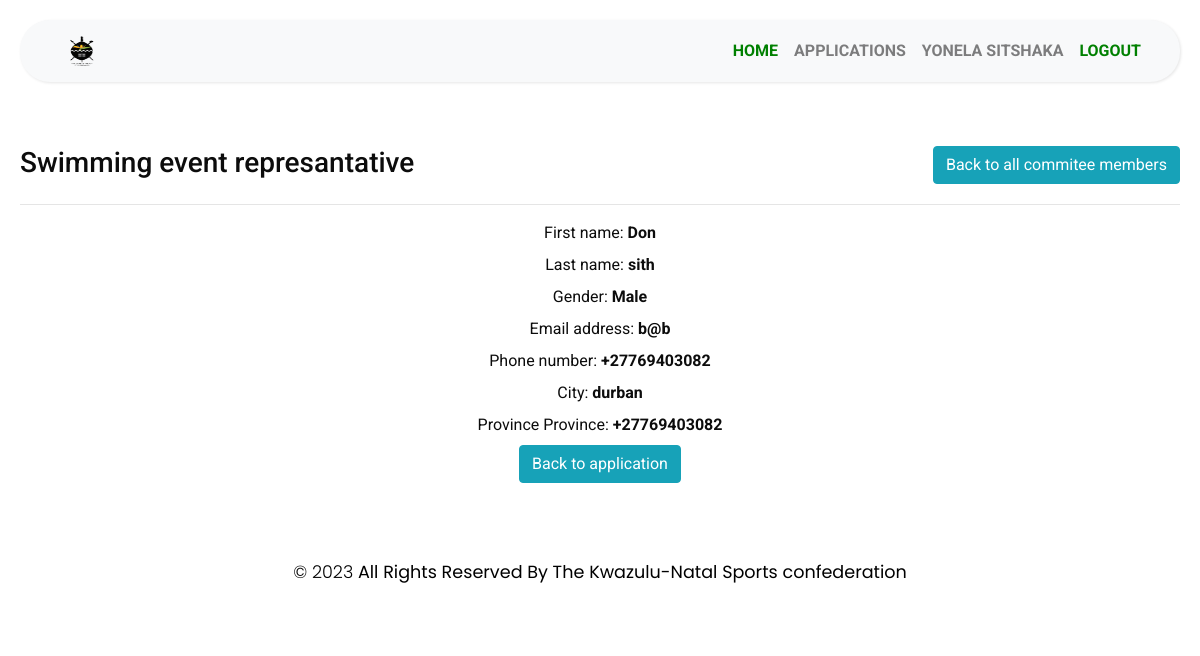
Page /CommitteeMemberDetails/1 (signed in) on the committed database.
### MyApp/models.py (models this page shows)
class Application(models.Model):
    ApplicationId = models.AutoField(primary_key=True)
    user = models.ForeignKey(User,blank=True,null=True,on_delete=models.CASCADE)
    FederationPersonel = models.ForeignKey(FederationPersonel,blank=True,null=True,on_delete=models.CASCADE)
    EventName = models.CharField(max_length=255)
    StartDate = models.DateTimeField(max_length=255)
    EndDate = models.DateTimeField(max_length=255)
    HostCity = models.CharField(max_length=255)
    HostProvince =models.CharField(max_length=255)
    ReportSubmitAgreement = models.BooleanField(default=False)
    NumberOfTeam = models.IntegerField()
    MethodOfSelection = models.CharField(max_length=255)
    SelectionApprovedDate = models.DateField(max_length=255)
    TravelDateTime = models.DateTimeField(max_length=255)
    ModeOfTravel = models.CharField(max_length=255)
    CodeOfConductAcceped = models.BooleanField(default=False)
    RegulationsInterestDeclaration  = models.CharField(max_length=300, default='NotProvided')
    RegulationsInterestDeclaration  = models.CharField(max_length=300, default='NotProvided')
    SelectionCriteriaProtocols = models.CharField(max_length=300, default='NotProvided')
    GeneralRegulationSelectionProcedure  =models.CharField(max_length=300, default='NotProvided')
    DocumentationOfSelectionSubmitted = models.CharField(max_length=300, default='NotProvided')
    TeamOfficialDuties = models.CharField(max_length=300, default='NotProvided')
    AcceptanceOfTeamAppointment = models.CharField(max_length=300, default='NotProvided')
    HighPerformancePlan = models.CharField(max_length=300, default='NotProvided')
    EventInvitation  = models.CharField(max_length=300, default='NotProvided')
    ApplicationDate  = models.DateTimeField(default=datetime.now())
    Step = models.CharField(max_length=255, default='start')
    ApplicationStatus = models.CharField(max_length=255, default='Oncreate')
    isHistory = models.BooleanField(default=False)
    DateCreated = models.DateTimeField(default=datetime.now())
    DeclineReason = models.TextField(blank=True, null=True)
    CancelReason = models.TextField(blank=True, null=True)
    ApparelLetters = models.CharField(max_length=300, blank=True, null=True)

class CommitteeMember(models.Model):
    CommitteeMemberId = models.AutoField(primary_key=True)
    application = models.ForeignKey(Application,blank=True,null=True,on_delete=models.CASCADE)
    FirstName = models.CharField(max_length=255)
    Surname = models.CharField(max_length=255)
    Gender = models.CharField(max_length=255)
    Email = models.CharField(max_length=255, default="email")
    PhoneNumber = models.CharField(max_length=255, default="number")
    City = models.CharField(max_length=255, default="city")
    Province = models.CharField(max_length=255, default="province")

### MyApp/views.py (the view)
# urls.py: path('CommitteeMemberDetails/<int:committeeMemberId>', views.CommitteeMemberDetails, name="CommitteeMemberDetails"),
def CommitteeMemberDetails(request, committeeMemberId):
    committeeMember = get_object_or_404(CommitteeMember, pk = committeeMemberId)
    application = committeeMember .application
    return render(request, 'MyApp/CommitteeMemberDetails.html', {"committeeMember":committeeMember,"application":application})

### MyApp/templates/MyApp/CommitteeMemberDetails.html (shortened to what this page needs)
{% extends "MyApp/base.html" %}
{% block content %}
    {% load static %}
    <div style="display:flex; justify-content:space-between;">
        <div>
        <h3>{{application.EventName}} represantative
        </div>
        <div>
            <a href="{% url 'Committee' applicationId=application.ApplicationId %}" class="btn btn-info">
                Back to all commitee members
            </a>
        </div>
    </div>
    <hr/>
    <div class="container">
        <center>
            <div>
                <label>First name: <b>{{committeeMember.FirstName}}</b></label><br/>
                <label>Last name: <b>{{committeeMember.Surname}}</b></label><br/>
                <label>Gender: <b>{{committeeMember.Gender}}</b></label><br/>
                <label>Email address: <b>{{committeeMember.Email}}</b></label><br/>
                <label>Phone number: <b>{{committeeMember.PhoneNumber}}</b></label><br/>
                <label>City: <b>{{committeeMember.City}}</b></label><br/>
                <label>Province Province: <b>{{committeeMember.PhoneNumber}}</b></label><br/>
                <div>
                    <a href="{% url 'Application_review' applicationId=application.ApplicationId %}" class="btn btn-info">
                        Back to application
                    </a>
                </div>
        </center>
    </div>
{% endblock %}

### MyApp/templates/MyApp/base.html (shortened to what this page needs)
<!DOCTYPE html>
<html>
<head>
    {%load static %}
    <link rel="stylesheet" href="{% static 'manageProfile/Profile.css' %}">
    <link rel="stylesheet" href="https://stackpath.bootstrapcdn.com/bootstrap/4.1.0/css/bootstrap.min.css">
    <link rel="stylesheet" href="{% static 'manageProfile/css/style5.css' %}">
    <link rel="stylesheet" href="{% static 'manageProfile/css/style.css' %}">
    <link rel="stylesheet" href="{% static 'manageProfile/css1/style.css' %}">
<link rel="stylesheet" type="text/css" href="{% static 'manageProfile/css1/bootstrap.css' %}" />
  <link rel="stylesheet" href="{% static 'manageProfile/css1/nice-select.min.css' %}">
  <link rel="stylesheet" type="text/css" href="https://cdnjs.cloudflare.com/ajax/libs/OwlCarousel2/2.3.4/assets/owl.carousel.min.css" />
  <link href="{% static 'manageProfile/css1/font-awesome.min.css' %}" rel="stylesheet" />
  <link href="{% static 'manageProfile/css1/style.css' %}" rel="stylesheet" />
  <link href="{% static 'manageProfile/css1/responsive.css' %}" rel="stylesheet" />
</head>
<body>
    <div class="wrapper" >
        <div id="content">
            <nav class="navbar navbar-expand-lg navbar-light bg-light" style="border-radius:30px">
                <div class="container-fluid" style="color: black;">
                    <a class="nav-link" href="{% url 'home' %}" style="color: green;"> <img style="width:inherit;width:30px;border-radius:12px;height:30px " src="{% static 'manageProfile/images/kzn-sports-confederation-logo.png' %}" class="thumbnail"/></a>
                    <div class="collapse navbar-collapse" id="navbarSupportedContent">
                      <ul class="nav navbar-nav ml-auto"style="color: azure;">
                            {% if user.is_authenticated %}
                                <li class="nav-item text-uppercase font-weight-bold">
                                    <a style="color: green;" class="nav-link"  href="{% url 'home' %}">Home</a>
                                </li>
                                {% if user.is_superuser %}
                                    {% comment %} <li class="nav-item">
                                        <a style="color: black;" class="nav-link" href="#"> Supper User State</a>
                                    </li> {% endcomment %}
                                    <li class="nav-item text-uppercase font-weight-bold">
                                        <a href="{% url 'Applications' %}" style="color: green;" class="nav-link" href="">Applications</a>
                                    </li>
                                {% else %}
                                    <li class="nav-item text-uppercase font-weight-bold">
                                        <a class="nav-link" href="{%   url 'my_applications' %}" >Applications</a>
                                    </li>
                                {% endif %}
                                <li class="nav-item text-uppercase font-weight-bold">
                                    <a class="nav-link" href="{% url 'account' %}">{{user.first_name}} {{user.last_name}}</a>
                                </li>
                                <li class="nav-item text-uppercase font-weight-bold">
                                    <a style="color: green;" class="nav-link" href="{% url 'logoutuser' %}">logout</a>
                                </li>
                            {% endif %}
                        </ul>
                    </div>
                </div>
            </nav>
            <br>
            {% block content %}
            {% endblock %}
            <br>
            <footer class="footer_section" style="height:auto;margin-bottom:0px;width: 100%; margin-top: 10px;border-radius:30px">
                <div class="container" style="margin-bottom:0px;padding:1rem">
                    <center>
                        <b class="text-center">
                            <p style="color:black;">
                                &copy; <span id="displayYear"></span><b> All Rights Reserved By The</b>
                                <a href="#"><b>Kwazulu-Natal Sports confederation</b></a>
                            </p>
                        </b>
                    </center>
                </div>
            </footer>
        </div>
    </div>
</body>
</html>

### MyApp/static/manageProfile/css/style5.css (style rules this page uses)
body { font-family: 'Poppins', sans-serif; background: #fafafa; }
p { font-family: 'Poppins', sans-serif; font-size: 1.1em; font-weight: 300; line-height: 1.7em; color: #999; }
a, a:hover, a:focus { color: inherit; text-decoration: none; transition: all 0.3s; }
.navbar { padding: 15px 10px; background: #fff; border: none; border-radius: 0; margin-bottom: 40px; box-shadow: 1px 1px 3px rgba(0, 0, 0, 0.1); }
.wrapper { display: flex; width: 100%; align-items: stretch; perspective: 1500px; }
#content { width: 100%; padding: 20px; min-height: 100vh; transition: all 0.3s; }

### MyApp/static/manageProfile/css1/style.css (style rules this page uses)
body { font-family: "Roboto", sans-serif; color: #0c0c0c; background-color: #ffffff; overflow-x: hidden; }
a, a:hover, a:focus { text-decoration: none; }
.btn, .btn:focus { outline: none !important; -webkit-box-shadow: none; box-shadow: none; }
.footer_section { position: relative; background-color: #ffffff; text-align: center; }
.footer_section p { color: #155263; padding: 25px 0; margin: 0; }
.footer_section p a { color: inherit; }

### MyApp/static/manageProfile/css1/responsive.css (style rules this page uses)
@media (min-width: 1200px) { .container { max-width: 1170px; } }

### rows in the picture
Application: EventName "Swimming event"
CommitteeMember: FirstName "Don", Surname "sith", Gender "Male", Email "b@b", PhoneNumber "+27769403082", City "durban"

### other values in the picture
{{ user.first_name }} "YONELA"
{{ user.last_name }} "SITSHAKA"
